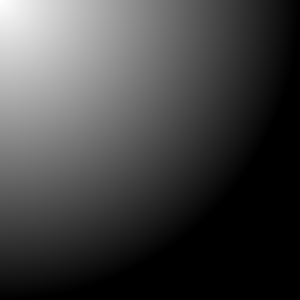
Frame 1 (no input)
Frame 60 (the mouse pressed at the canvas centre just before this capture): identical to frame 1, image omitted
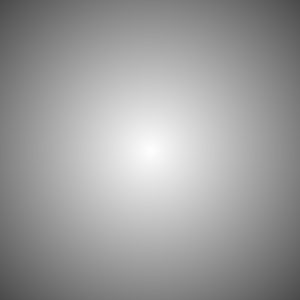
Frame 120 (the mouse held since frame 60 and released just before this capture)

The Processing sketch that drew these frames (run headless with seeded random() and noise(); from frame 60 on, the mouse is pressed at the canvas centre):

// Processing sketch: PixelArray2D
// ── PixelArray2D.pde

void setup() {
  size(300, 300);
}

void draw() {
  background(0);

  loadPixels();

  for (int x = 0; x < width; x++) {
    for (int y = 0; y < height; y++) {
      int i = x + y * width;
      
      float d = dist(x,y,mouseX,mouseY);
      float c = map(d,0,300,255,0);
      pixels[i] = color(c);
    }
  }
  updatePixels();
  println(frameRate);
}
